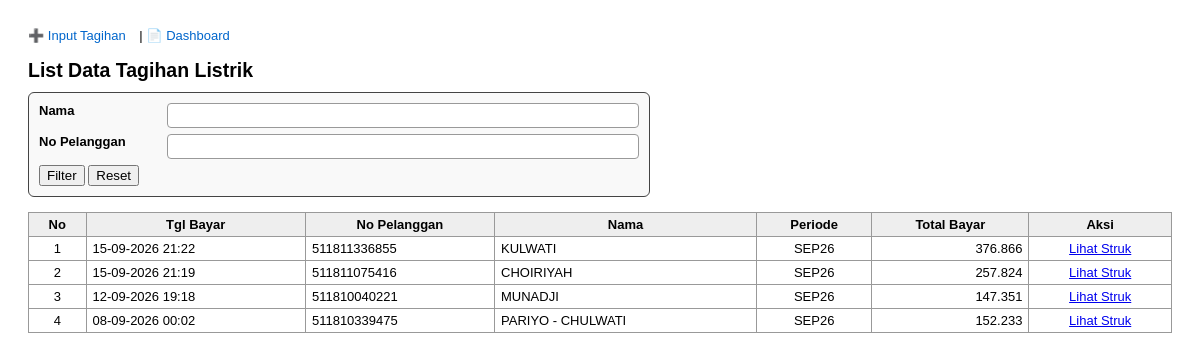
The app's page /list_tagihan.php with its own data.
### tables this page shows
CREATE TABLE `tb_tagihan_listrik` (
  `id` int(11) NOT NULL AUTO_INCREMENT,
  `tgl_bayar` datetime DEFAULT NULL,
  `id_transaksi` varchar(30) DEFAULT NULL,
  `no_pelanggan` varchar(30) DEFAULT NULL,
  `nama` varchar(100) DEFAULT NULL,
  `tarif_daya` varchar(30) DEFAULT NULL,
  `stand_awal` int(11) DEFAULT NULL,
  `stand_akhir` int(11) DEFAULT NULL,
  `reff1` varchar(50) DEFAULT NULL,
  `reff2` varchar(50) DEFAULT NULL,
  `periode` varchar(20) DEFAULT NULL,
  `rp_tagihan` int(11) DEFAULT NULL,
  `denda` int(11) DEFAULT NULL,
  `lain_lain` int(11) DEFAULT NULL,
  `admin_bank` int(11) DEFAULT NULL,
  `total_bayar` int(11) DEFAULT NULL,
  PRIMARY KEY (`id`)
);

### list_tagihan.php (the view, shortened to what this page needs)
<?php
include 'db.php';
function rupiah($angka) {
    return number_format($angka, 0, ',', '.');
}
$nama         = isset($_GET['nama']) ? trim($_GET['nama']) : '';
$no_pelanggan = isset($_GET['no_pelanggan']) ? trim($_GET['no_pelanggan']) : '';
$where  = " WHERE 1=1 ";
$sql = "SELECT * FROM tb_tagihan_listrik $where ORDER BY tgl_bayar DESC";
$stmt = $conn->prepare($sql);
$stmt->execute();
$result = $stmt->get_result();
?>
<!DOCTYPE html>
<html lang="id">
<head>
</head>
<body>
<div class="top-menu">
    <a href="input_tagihan.php">➕ Input Tagihan</a> |
    <a href="index.php">📄 Dashboard</a>
</div>
<h2>List Data Tagihan Listrik</h2>
<div class="filter-box">
    <form method="get">
        <div class="filter-row">
            <label>Nama</label>
            <input type="text" name="nama" value="<?= htmlspecialchars($nama) ?>">
        </div>
        <div class="filter-row">
            <label>No Pelanggan</label>
            <input type="text" name="no_pelanggan" value="<?= htmlspecialchars($no_pelanggan) ?>">
        </div>
        <button type="submit">Filter</button>
        <button type="button" onclick="window.location='list_tagihan.php'">Reset</button>
    </form>
</div>
<table>
    <tr>
        <th>No</th>
        <th>Tgl Bayar</th>
        <th>No Pelanggan</th>
        <th>Nama</th>
        <th>Periode</th>
        <th>Total Bayar</th>
        <th>Aksi</th>
    </tr>
    <?php
    $no = 1;
    while ($row = $result->fetch_assoc()):
    ?>
    <tr>
        <td class="center"><?= $no++; ?></td>
        <td><?= date('d-m-Y H:i', strtotime($row['tgl_bayar'])); ?></td>
        <td><?= htmlspecialchars($row['no_pelanggan']); ?></td>
        <td><?= htmlspecialchars($row['nama']); ?></td>
        <td class="center"><?= htmlspecialchars($row['periode']); ?></td>
        <td class="num"><?= rupiah($row['total_bayar']); ?></td>
        <td class="center">
            <a href="nota_tagihan.php?id=<?= $row['id']; ?>" target="_blank">Lihat Struk</a>
        </td>
    </tr>
    <?php endwhile; ?>
</table>
</body>
</html>

### list_tagihan.php (style rules this page uses)
body { font-family: Arial, sans-serif; font-size: 13px; padding: 20px; }
h2 { margin-bottom: 10px; }
.top-menu { margin-bottom: 15px; }
.top-menu a { margin-right: 10px; text-decoration: none; color: #0066cc; }
.filter-box { border: 1px solid #444; padding: 10px; border-radius: 6px; margin-bottom: 15px; background: #f9f9f9; max-width: 600px; }
.filter-row { display: flex; gap: 8px; margin-bottom: 6px; }
.filter-row label { width: 120px; font-weight: bold; }
.filter-row input { flex: 1; padding: 4px; border: 1px solid #999; border-radius: 4px; }
table { border-collapse: collapse; width: 100%; margin-top: 5px; }
table th, table td { border: 1px solid #999; padding: 4px 6px; }
table th { background: #eee; }
td.num { text-align: right; }
td.center { text-align: center; }

### records on screen
tb_tagihan_listrik: tgl_bayar "15-09-2026 21:22", no_pelanggan "511811336855", nama "KULWATI", periode "SEP26", total_bayar "376.866"
tb_tagihan_listrik: tgl_bayar "15-09-2026 21:19", no_pelanggan "511811075416", nama "CHOIRIYAH", periode "SEP26", total_bayar "257.824"
tb_tagihan_listrik: tgl_bayar "12-09-2026 19:18", no_pelanggan "511810040221", nama "MUNADJI", periode "SEP26", total_bayar "147.351"
tb_tagihan_listrik: tgl_bayar "08-09-2026 00:02", no_pelanggan "511810339475", nama "PARIYO - CHULWATI", periode "SEP26", total_bayar "152.233"
